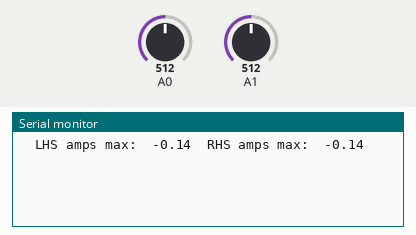
Simulated run of this sketch. Board: Arduino Uno, built with avr-gcc and run on an emulated ATmega328P. Shown: the last lines printed to the serial monitor. The test bench sets the inputs (shaded band); at power-on: A0 = 512, A1 = 512.

Above: at 1.2 s.
1.3 s: A0 set to 716
At 2.4 s:
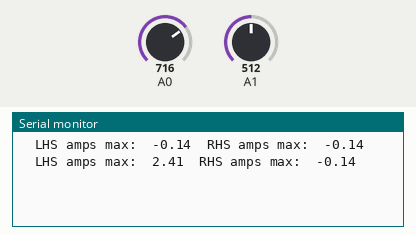
2.8 s: A1 set to 716
At 3.8 s:
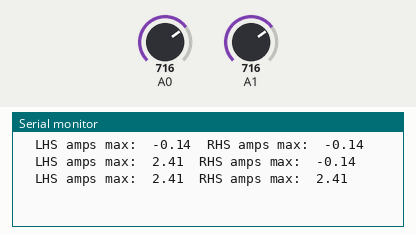
4.3 s: A0 set to 900
At 5.6 s:
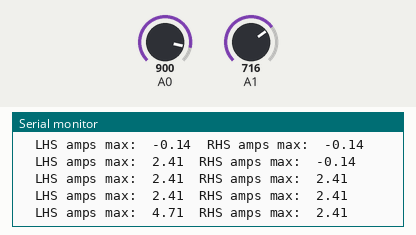
5.8 s: A1 set to 900
At 6.8 s:
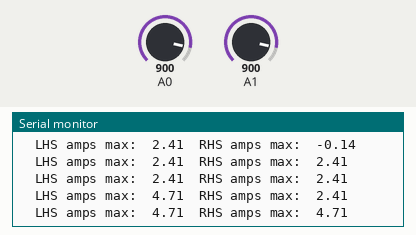
Timing chart, 0 to 8.3 s (numbered marks = the images above; inputs shaded):
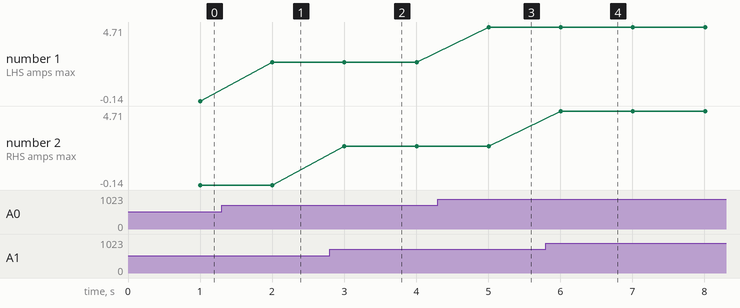

The sketch:

Current_sensor_example.ino
```cpp
int i=0;
int sensorValueOne;
int sensorValueTwo;
float maxValueOne;
float maxValueTwo;
float runningMaxValueOne = 0;
float runningMaxValueTwo = 0;
unsigned long currentMillis = 0;
unsigned long previousMillisOne = 0;
unsigned long previousMillisTwo = 0;
int intervalOne = 0;
const int intervalTwo = 1000;
int millisCalcOne =0;
int millisCalcTwo =0;
int ACFrequency = 50; // Hertz

void setup()
{
  Serial.begin(115200);
  intervalOne = 1000 / ACFrequency; // Capture data over one complete AC cycle.
}

void loop()
{
  currentMillis = millis();
  millisCalcOne = currentMillis - previousMillisOne;
  millisCalcTwo = currentMillis - previousMillisTwo;
  i++;
  //Serial.print("  i:  ");Serial.println(i);
  sensorValueOne = analogRead(A0);
  sensorValueTwo = analogRead(A1);
  if(sensorValueOne > maxValueOne)
  {
    maxValueOne = sensorValueOne;
  }
  if(sensorValueTwo > maxValueTwo)
  {
    maxValueTwo = sensorValueTwo;
  }
//////////////////////////////////////////////////////////////////////////////
  if (millisCalcOne > intervalOne)
  {
    runningMaxValueOne = (maxValueOne - 523)/80;
    runningMaxValueTwo = (maxValueTwo - 523)/80;
    //Serial.print("  LHS amps max:  ");Serial.print(runningMaxValueOne,2);Serial.print("  RHS amps max:  ");Serial.println(runningMaxValueTwo,2);
    maxValueOne = 0;
    maxValueTwo = 0;
    i=0;
    previousMillisOne = currentMillis;
  }
  if (millisCalcTwo > intervalTwo)
  {
    //Serial.print("sensorValueOne:  ");Serial.print(sensorValueOne);
    Serial.print("  LHS amps max:  ");Serial.print(runningMaxValueOne,2);Serial.print("  RHS amps max:  ");Serial.println(runningMaxValueTwo,2);
    previousMillisTwo = currentMillis;
  }
}
```

Measured:
- after the input at 1.3 s, the serial monitor: prints a new line after 0.70 s (image 1)
- after the input at 2.8 s, the serial monitor: prints a new line after 0.20 s (image 2)
- after the input at 4.3 s, the serial monitor: prints a new line after 0.71 s (image 3)
- after the input at 5.8 s, the serial monitor: prints a new line after 0.21 s (image 4)
- plotted number 1: -0.14 → 2.41 after the input at 1.3 s, 2.41 → 4.71 after the input at 4.3 s
